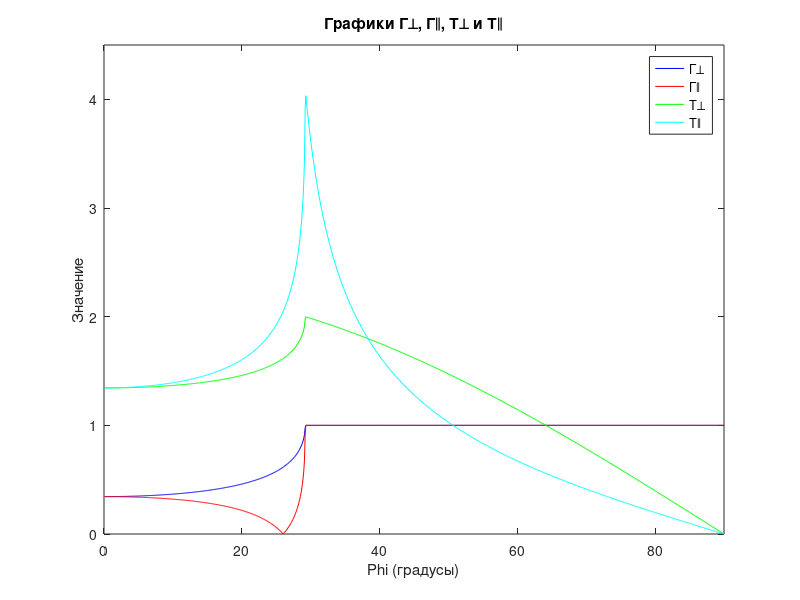

MATLAB code to generate this figure:
e_1 = sqrt(4.2);
Go_values = [];
Gp_values = [];
To_values = [];
Tp_values = [];

% Вычисление значений Go, Gp, To, Tp
for phi = 0:0.1:90
    try
        ro = abs(sind(asind(sind(phi)*e_1) - phi) / sind(asind(sind(phi) * e_1) + phi));
        rp = abs(tand(asind(sind(phi) * e_1) - phi) / tand(asind(sind(phi) * e_1) + phi));
        to = abs(2 * sind(asind(sind(phi) * e_1)) * cosd(phi) / (sind(asind(sind(phi) * e_1) + phi)));
        tp = abs(2 * sind(asind(sind(phi) * e_1)) * cosd(phi) / (sind(asind(sind(phi) * e_1) + phi) * cosd(asind(sind(phi) * e_1) - phi)));

        Go_values = [Go_values, abs(ro)];
        Gp_values = [Gp_values, abs(rp)];
        To_values = [To_values, abs(to)];
        Tp_values = [Tp_values, abs(tp)];
    catch
        continue
    end
end

phi_values = 0:0.1:90;

% Создание графика с 4 линиями
figure;
plot(phi_values, Go_values, 'b', 'DisplayName', 'Г⊥');
hold on;
plot(phi_values, Gp_values, 'r', 'DisplayName', 'Г∥');
plot(phi_values, To_values, 'g', 'DisplayName', 'T⊥');
plot(phi_values, Tp_values, 'c', 'DisplayName', 'T∥');
hold off;

title('Графики Г⊥, Г∥, T⊥ и T∥');
xlabel('Phi (градусы)');
ylabel('Значение');
ylim([0, 4.5]);
xlim([0, 90]);
legend('Location', 'best');
set(gcf, 'Position', [100, 100, 800, 600]);
